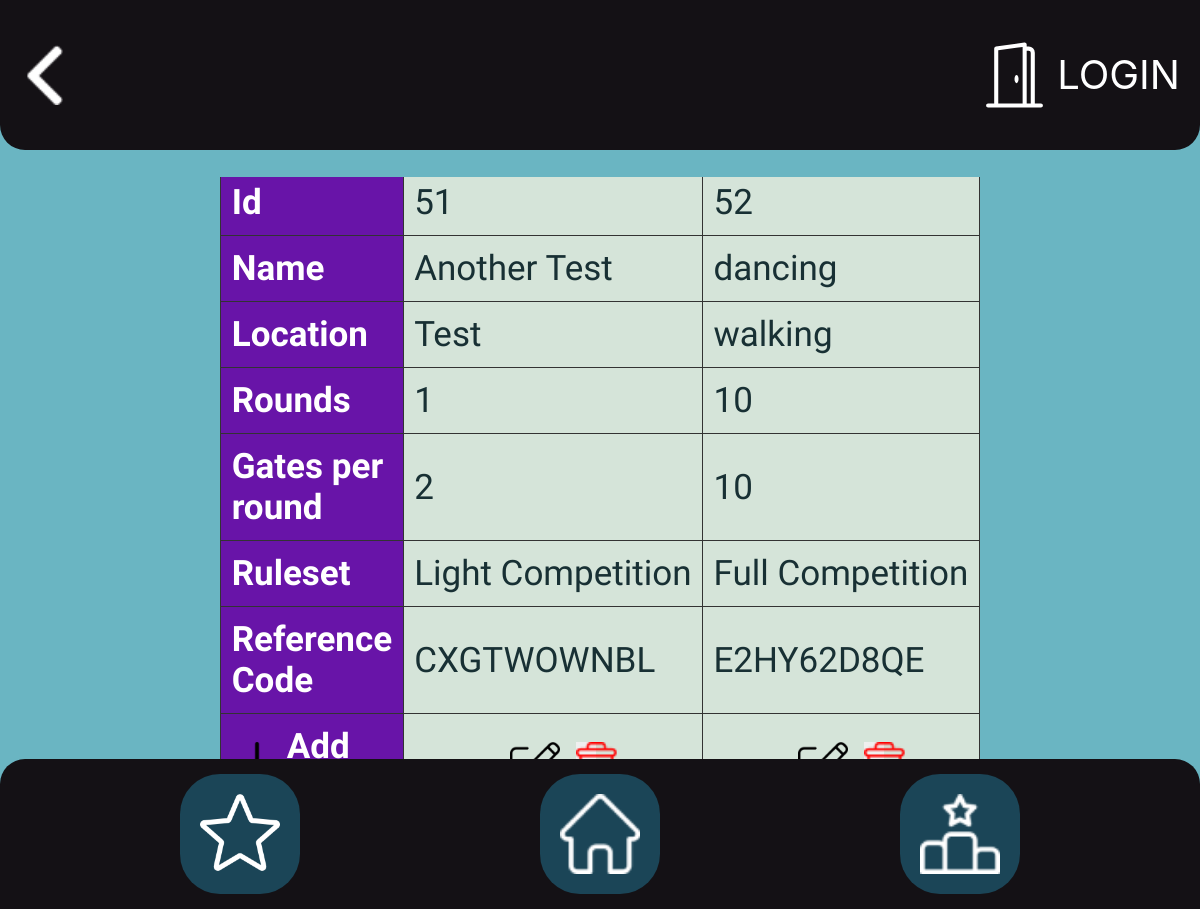
Page /account/comp/list/ on the earlier database version.
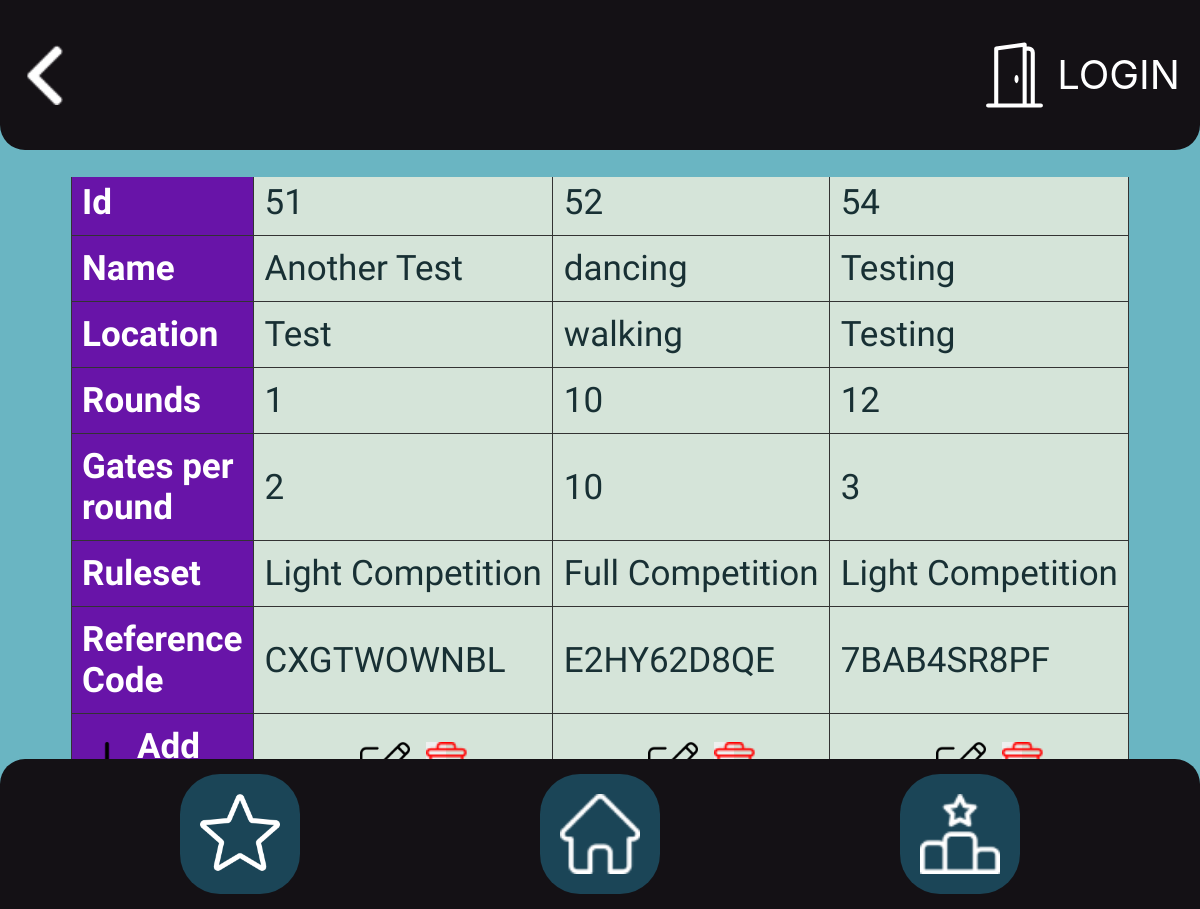
Same page on the later database version.
### database/models.py (models this page shows, shortened)
class Competition(models.Model):
    name = models.CharField(max_length=100)
    location = models.CharField(max_length=50)
    no_of_rounds = models.IntegerField(validators=[MinValueValidator(
        1, message='Please enter a number greater than or equal to 1'), MaxValueValidator(30, message='Please enter a number less than or equal to 30')])
    gates_per_round = models.IntegerField(
        validators=[MinValueValidator(1), MaxValueValidator(30)])
    ruleset = models.ForeignKey(Ruleset, on_delete=models.CASCADE)
    ref_code = models.CharField(
        max_length=10,
        blank=True,
        editable=False,
        unique=True,
        default=get_random_string(
            5, allowed_chars=string.ascii_uppercase + string.digits)
    )

class Ruleset(models.Model):
    name = models.CharField(max_length=100, unique=True)
    def __str__(self):
        return self.name

### database/views.py (the view)
# urls.py: path('comp/list/', views.comp_list, name='finn'),
def comp_list(request):
    context = {
        'comp_list': Competition.objects.all()
    }
    return render(request, "competition_register/comp_list.html", context)

### database/templates/competition_register/comp_list.html (shortened to what this page needs)
{% extends 'base1.html' %}
{% load static %}
{% block head %}
<link rel="stylesheet" href="{% static 'list.css' %}">
{% endblock %}
{% block content %}
<div class="Tscroll">
    <table id="comp">
        <tr>
            <th>Id</th>
            {% for comp in comp_list %}
            <td>{{comp.id}}</td>
            {% endfor %}
        </tr>
        <tr>
            <th>Name</th>
            {% for comp in comp_list %}
            <td>{{comp.name}}</td>
            {% endfor %}
        </tr>
        <tr>
            <th>Location</th>
            {% for comp in comp_list %}
            <td>{{comp.location}}</td>
            {% endfor %}
        </tr>
        <tr>
            <th>Rounds</th>
            {% for comp in comp_list %}
            <td>{{comp.no_of_rounds}}</td>
            {% endfor %}
        </tr>
        <tr>
            <th>Gates per round</th>
            {% for comp in comp_list %}
            <td>{{comp.gates_per_round}}</td>
            {% endfor %}
        </tr>
        <tr>
            <th>Ruleset</th>
            {% for comp in comp_list %}
            <td>{{comp.ruleset}}</td>
            {% endfor %}
        </tr>
        <tr>
            <th>Reference Code</th>
            {% for comp in comp_list %}
            <td>{{comp.ref_code}}</td>
            {% endfor %}
        </tr>
        <tr>
            <th>
                <a href="{% url 'comp_insert' %}" class="add-user">
                    <img src="{% static 'plus.png' %}" alt="" class="edit" style="height: 50px;"> Add New</a>
            </th>
            {% for comp in comp_list %}
            <td class="add-new">
                <div class="please">
                    <a href="{% url 'comp_update' comp.id %}">
                    </a>
                    <form action="{% url 'comp_delete' comp.id %}" method="post">
                        <button type="submit" class="del"
                            onclick="return confirm('Do you really want to delete user {{comp.name}}?')"><img
                                src="/database/static/delete.png" style="height: 50px"></button>
                    </form>
                </div>
            </td>
            {% endfor %}
        </tr>
    </table>
</div>
{% endblock %}

Differences in the rows shown:
added Competition: id "54", name "Testing", location "Testing", no_of_rounds "12", gates_per_round "3", ruleset "Light Competition", ref_code "7BAB4SR8PF"
